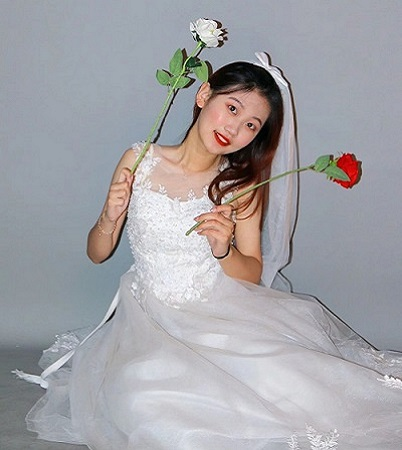
#> input picture ch6——彩色图像增强/wife.jpg, 402 x 450 px
$ python split2.py
#> lines starting #> are read from the running program, lines starting #| are printed output that depends on the picture; after the words box and inside, x2 and y2 are one past the last pixel; in counts of white or black regions, pixels touching at a corner belong together
from skimage import data, color, io
from matplotlib import pyplot as plt
import numpy as np
import math
import cv2

image = cv2.imread(r'wife.jpg')
#> image is the input picture: shape (450, 402, 3); mean B, G, R 166.7, 162.4, 163.5
image = cv2.cvtColor(image, cv2.COLOR_BGR2RGB)
r = image[:, :, 0]
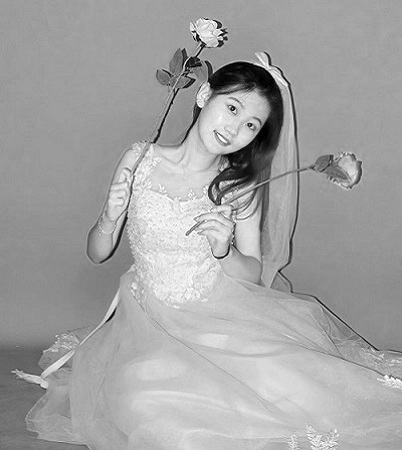
#> r: shape (450, 402); min 0, max 255, mean 163.5
g = image[:, :, 1]
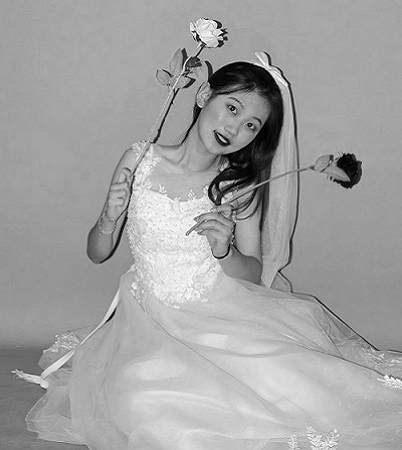
#> g: shape (450, 402); min 0, max 255, mean 162.4
b = image[:, :, 2]
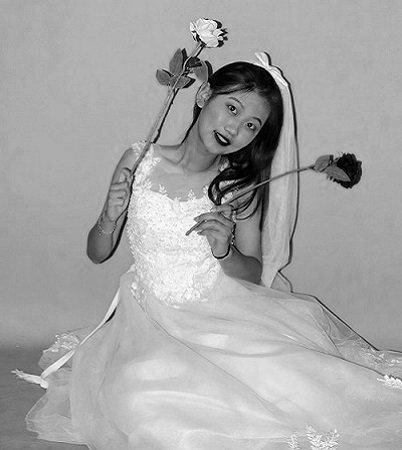
#> b: shape (450, 402); min 0, max 255, mean 166.7
# RGB颜色空间中的分割
# 选择样本区域
r_template = r[128:255, 85:169]
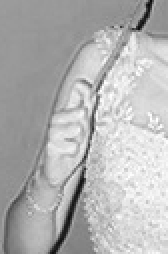
#> r_template: shape (127, 84) (shown 2 times larger); min 8, max 255, mean 178.8
# 计算该区域的彩色点的平均向量a的红色分量
r_template_u = np.mean(r_template)
#> r_template_u = 178.8
# 计算样本点红色分量的标准差
r_template_d = 0.0
for i in range(r_template.shape[0]):
    for j in range(r_template.shape[1]):
        r_template_d = r_template_d + (r_template[i, j] - r_template_u) * (r_template[i, j] - r_template_u)
#> after the loop, r_template_d = 17585623.3

r_template_d = math.sqrt(r_template_d / r_template.shape[0] / r_template.shape[1])
#> r_template_d = 40.6
# 寻找符合条件的点，r_cut为红色分割图像
r_cut = np.zeros(r.shape, dtype='uint8')
for i in range(r.shape[0]):
    for j in range(r.shape[1]):
        if r[i, j] >= (r_template_u - 1.25 * r_template_d) and r[i, j] <= (r_template_u + 1.25 * r_template_d):
            r_cut[i, j] = 1
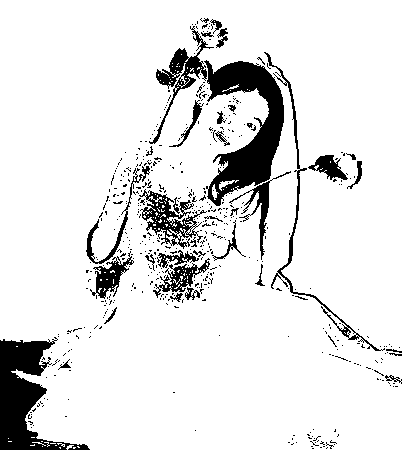
#> r_cut: shape (450, 402); values 0 (black) and 1 (white), 89.1% white; 512 black regions (474 under 20 px), largest, box (x1, y1, x2, y2) and area: (204, 60, 284, 206) 5126, (0, 337, 90, 450) 4322, (139, 189, 207, 249) 1357
# image_cut为根据红色分割后的RGB图像
image_cut = np.zeros(image.shape, dtype='uint8')
for i in range(r.shape[0]):
    for j in range(r.shape[1]):
        if r_cut[i, j] == 1:
            image_cut[i, j, :] = image[i, j, :]
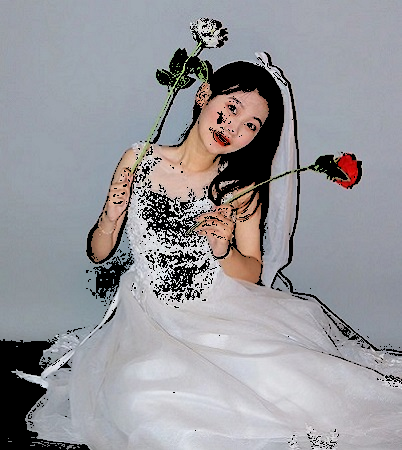
#> image_cut: shape (450, 402, 3); mean R, G, B 151.1, 150.5, 155.2

plt.figure()
plt.subplot(2,3,1),plt.imshow(image)
plt.title('origin'), plt.xticks([]), plt.yticks([])
plt.subplot(2,3,2),plt.imshow(r,cmap ='gray')
plt.title('r'), plt.xticks([]), plt.yticks([])
plt.subplot(2,3,3),plt.imshow(g,cmap ='gray')
plt.title('g'), plt.xticks([]), plt.yticks([])
plt.subplot(2,3,4),plt.imshow(b,cmap ='gray')
plt.title('b'), plt.xticks([]), plt.yticks([])
plt.subplot(2,3,5),plt.imshow(r_cut)
plt.title('r_cut'), plt.xticks([]), plt.yticks([])
plt.subplot(2,3,6),plt.imshow(image_cut)
plt.title('image_cut'), plt.xticks([]), plt.yticks([])
plt.show()

$ run again, with ch6——彩色图像增强/aoligei.jpg copied over ch6——彩色图像增强/wife.jpg
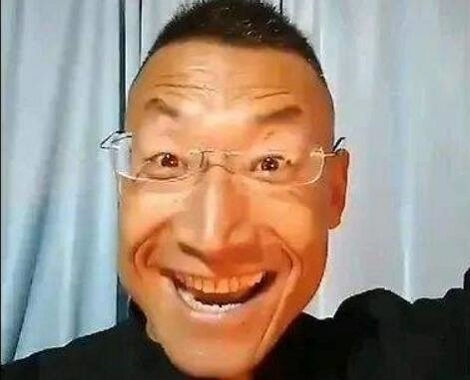
#> input picture ch6——彩色图像增强/aoligei.jpg, 470 x 380 px
#> image is the input picture: shape (380, 470, 3); mean B, G, R 127.3, 141.4, 159.3
#> r_template_u = 193.7
#> after the loop `for i in range(r_template.shape[0]):`: r_template_d = 12935402.5
#> `r_template_d = math.sqrt(r_template_d / r_template.shape[0] / r_templa..`: r_template_d = 34.82
#> after the loop `for i in range(r.shape[0]):`:
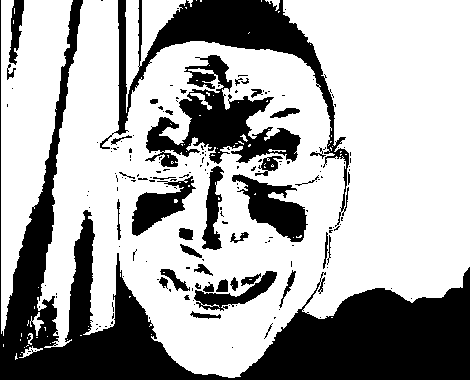
#> r_cut: shape (380, 470); values 0 (black) and 1 (white), 67% white; 181 black regions (141 under 20 px), largest, box (x1, y1, x2, y2) and area: (0, 0, 470, 380) 34006, (100, 0, 349, 227) 8816, (145, 55, 301, 167) 6575
#> after the loop `for i in range(r.shape[0]):`:
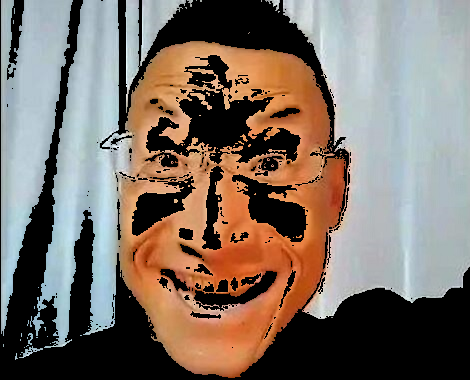
#> image_cut: shape (380, 470, 3); mean R, G, B 125.7, 112.7, 103
